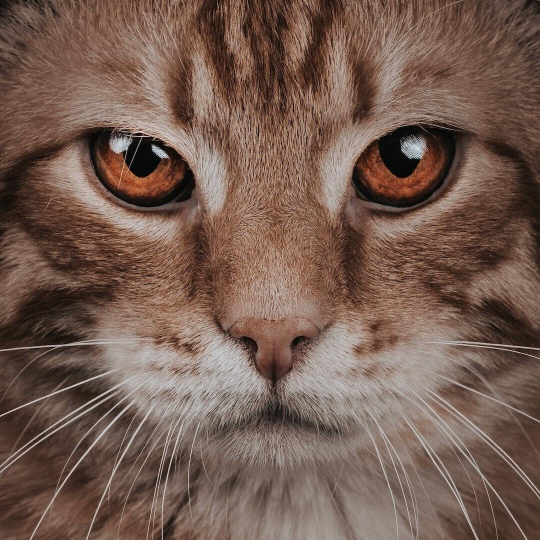
#> input picture week 2/cat.jpg, 1080 x 1080 px (shown at 1/2 size)
$ jupyter execute 'week 2 .ipynb'
#> lines starting #> are read from the running program, lines starting #| are printed output that depends on the picture
[cell 1]
import cv2
import numpy as np
import matplotlib.pyplot as plt

resim1 = cv2.imread("cat.jpg")
#> resim1 is the input picture: shape (1080, 1080, 3); mean B, G, R 80.5, 92.2, 117

cv2.imshow("cat",resim1)

print(resim1.size)
#| 3499200

print(resim1.dtype)
#| uint8

print(resim1.shape)
#| (1080, 1080, 3)

cv2.waitKey(0)
cv2.destroyAllWindows()

[cell 2]
import numpy as np
import cv2
import matplotlib.pyplot as plt

row = 256
col = 256
img = np.zeros((row,col))
img[100:105, :] = 0.5
img[:, 100:105] = 1
plt.figure(figsize=(10,4))
plt.imshow(img)
plt.show
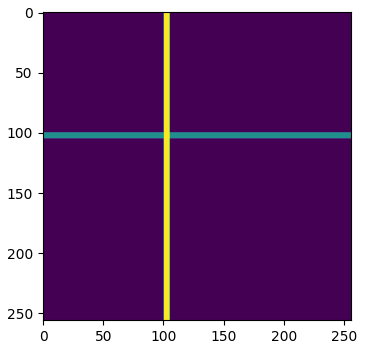
#> figure drawn by matplotlib, 1 panel

[cell 3]
import cv2
import numpy as np

height = 512
width = 512
img = np.random.randint(255, size = (height, width, 1), dtype = np.uint8)

cv2.imshow('Binary',img)
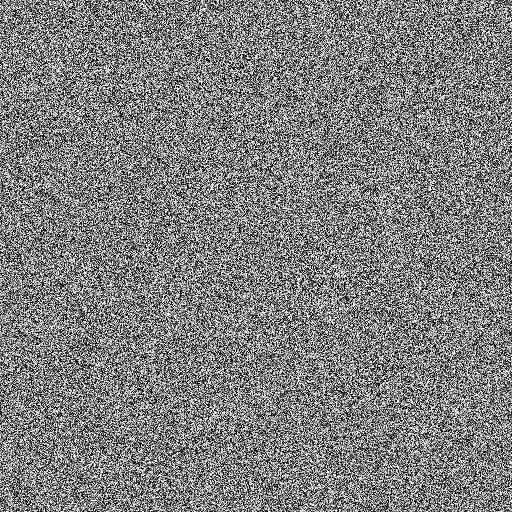
#> window 'Binary': shape (512, 512, 1); min 0, max 254, mean 126.9
